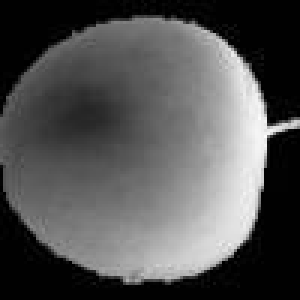
#> input picture 4.MachineLearning/Data/fruits/fruit_005.jpg, 100 x 100 px (shown 3 times larger); its folder holds only this picture in this run
$ jupyter execute --allow-errors '33.이미지처리.ipynb'   (shell and % lines are left out)
#> lines starting #> are read from the running program, lines starting #| are printed output that depends on the picture
# Numpy를 Image로 변환하기

[cell 1]
import warnings
warnings.filterwarnings('ignore')

[cell 2]
# Numpy Data  불러오기
import numpy as np
#> (the rest of this cell did not finish here and is left out)

[cell 3]
# Image로 저장하기
from PIL import Image
#> (the rest of this cell did not finish here and is left out)

---
# Image를 읽어서 Numpy로 변환하기

[cell 4]
import glob

[cell 5]
numnerOfData = 300
imgSize = 100

[cell 6]
# 배열 초기화로 만들기  (300 * 100 * 100)
fruitsData = np.zeros(numnerOfData * imgSize * imgSize, dtype=np.int32).reshape(numnerOfData, imgSize, imgSize)

[cell 7]
i = 0
for file in sorted(glob.glob("../Data/fruits/*.jpg")):
    img = np.array(Image.open(file), dtype=np.int32)
    fruitsData[i,:,:] = img
    i += 1

#> (a cell that did not finish here is left out)

[cell 9]
# Image 확인
import matplotlib.pyplot as plt
plt.imshow(fruitsData[20].reshape(100, 100), cmap='gray_r')
plt.show()
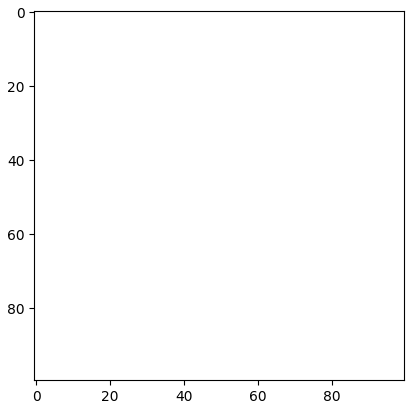
#> figure drawn by matplotlib, 1 panel
